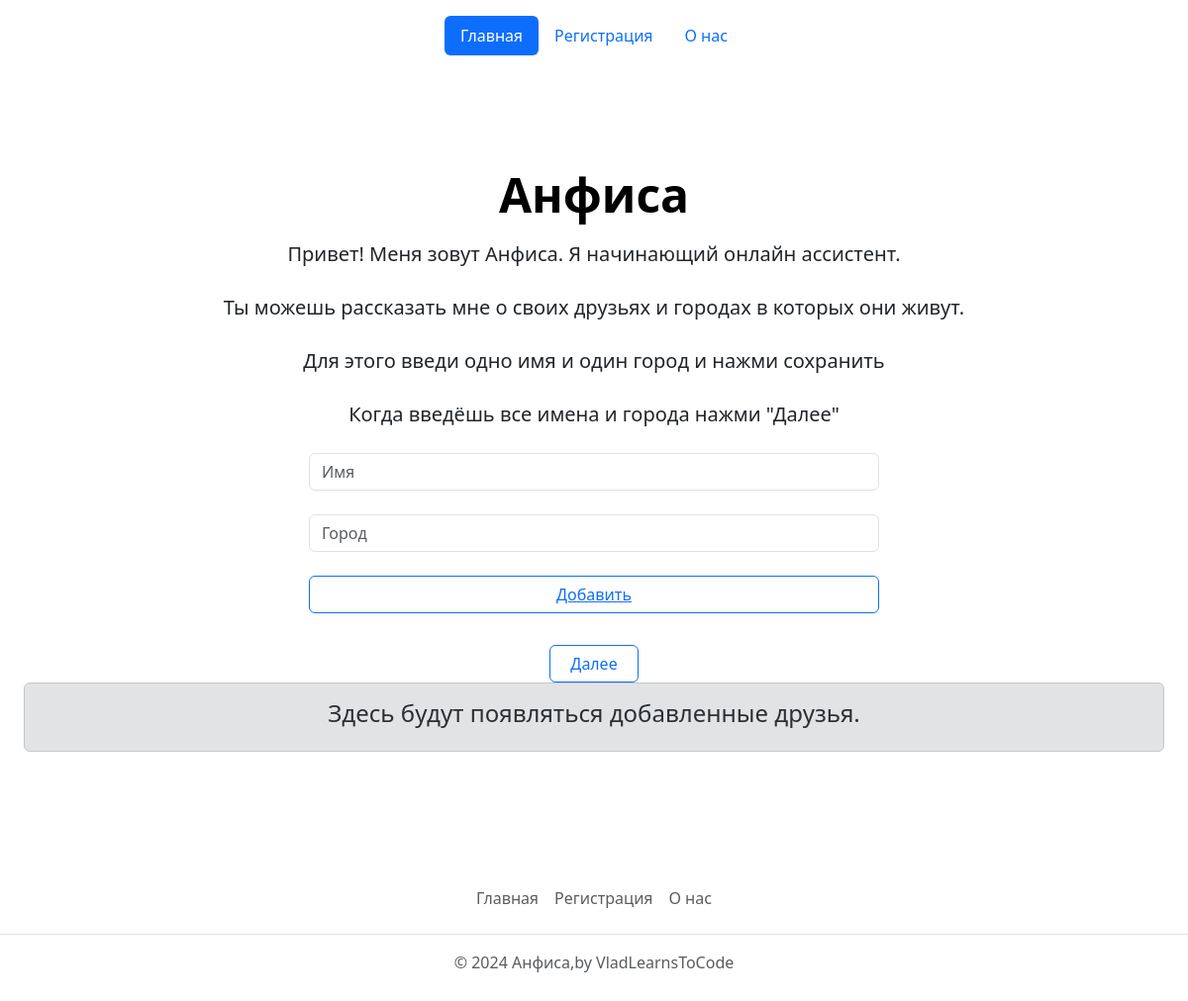
/, run on an earlier commit of the app's database.
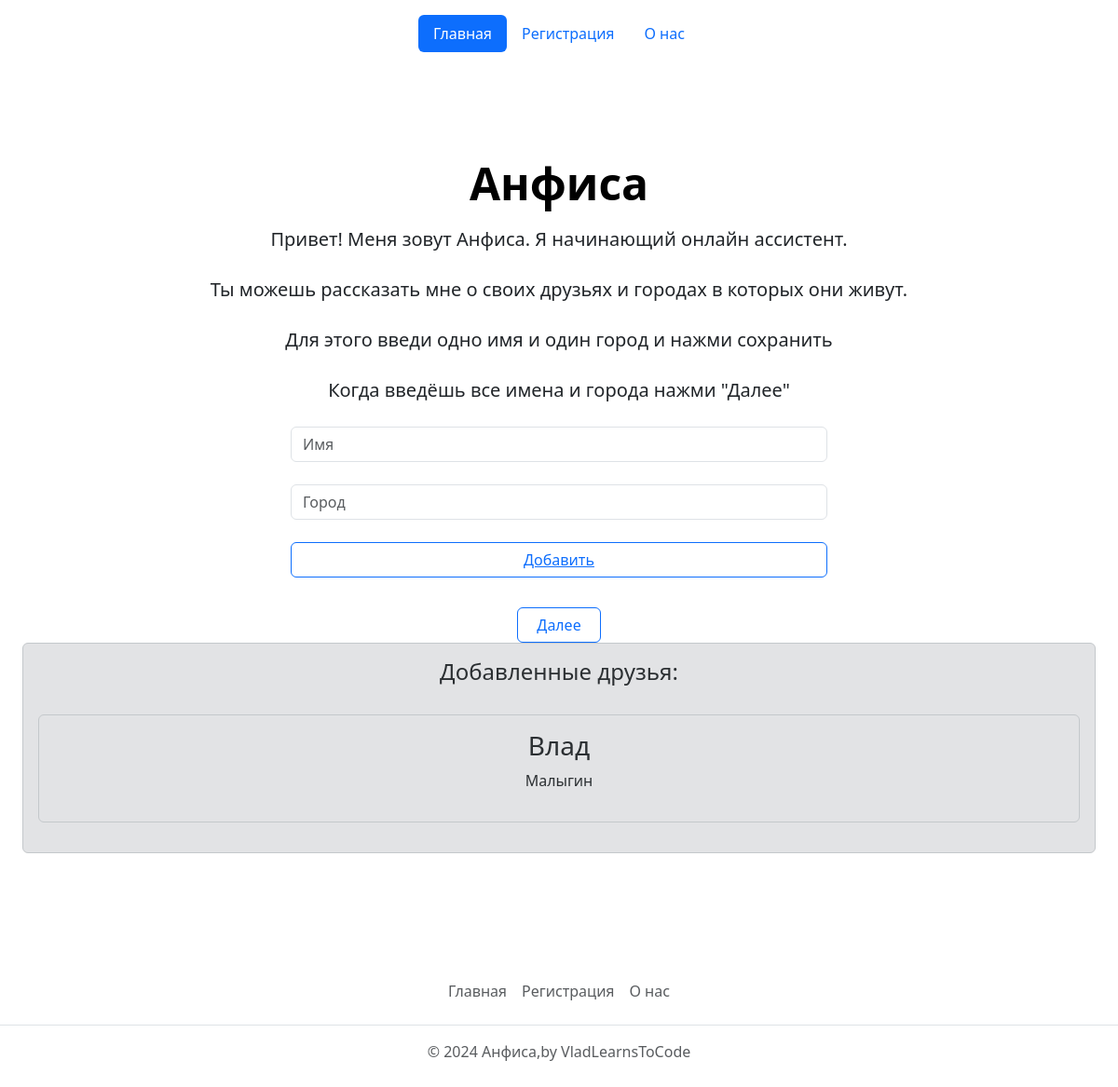
And on a later commit of the database.
### AnfisaQuery/models.py (models this page shows, shortened)
class AnfisaDatabase(models.Model):
    name = models.CharField('Имя', max_length=50)
    city = models.CharField('Город', max_length=50)
    class Meta:
        verbose_name = 'Имя'
        verbose_name_plural = 'Имена'

### AnfisaQuery/views.py (the view)
# urls.py: path('', views.index, name='index'),
def index(request):
    names = AnfisaDatabase.objects.order_by('-id')
    if request.method == 'POST':
        form = AnfisaDatabaseForm(request.POST)
        if form.is_valid():
            form.save()
        else:
            'Форма была неверной, попробуйте ещё раз'
    form = AnfisaDatabaseForm()
    context = {
        'form': form,
        'title': 'Анфиса',
        'names': names,
    }
    return render(request, 'AnfisaQuery/main_template.html', context)

### AnfisaQuery/forms.py
class AnfisaDatabaseForm(ModelForm):
    class Meta:
        model = AnfisaDatabase
        fields = ['name', 'city']
        widgets = {
            "name": TextInput(attrs={
                'class': 'form-control',
                'placeholder': 'Имя'
            }),
            "city": TextInput(attrs={
                'class': 'form-control',
                'placeholder': 'Город'
            }),
        }

### AnfisaQuery/templates/AnfisaQuery/main_template.html (shortened to what this page needs)
{% extends 'AnfisaQuery/base.html' %}
{% block content %}
       <h1 class="display-5 fw-bold text-body-emphasis">Анфиса</h1>
    <p class="col-lg-6 mx-auto">
      <p class="lead mb-4">Привет! Меня зовут Анфиса. Я начинающий онлайн ассистент.  </p>
    <p class="lead mb-4"> Ты можешь рассказать мне о своих друзьях и городах в которых они живут.</p>
    <p class="lead mb-4"> Для этого введи одно имя и один город и нажми сохранить </p>
    <p class="lead mb-4"> Когда введёшь все имена и города нажми "Далее" </p>
      <div class="d-grid gap-2 d-sm-flex justify-content-sm-center">
        <div class="col-sm-6">
<form method="post">
    {{ form.name }}<br>
    {{ form.city }}<br>
    <a class="col-sm-6">
        <div class="d-grid gap-2">
            <button class="btn btn-outline-primary" type="submit">Добавить</button><br>
        </div>
    </a>
</form>
    </div>
  </div>
<li class="btn btn-outline-primary"><a href="query" class="nav-link active px-2 text-body-primary">Далее</a></li></a><br>
<div class = 'alert alert-secondary'>
    {% if names  %}
    <h4>Добавленные друзья:</h4><br>
      {% for el in names %}
        <div class = 'alert alert-secondary'>
        <h3>{{ el.name }}</h3>
        <p>{{ el.city }}</p>
        </div>
        {% endfor %}
    {% else %}
        <h4>Здесь будут появляться добавленные друзья.</h4>
    {% endif %}
</div>
{% endblock %}
{% block activeindex%}"nav-link active"
{% endblock %}
{% block activelogin%}"nav-link"
{% endblock %}
{% block activeabout%}"nav-link"
{% endblock %}

What changed in the data, as far as the page shows it:
added AnfisaDatabase: name "Влад", city "Малыгин"
Also different on the page:
text no longer shown: "Здесь будут появляться добавленные друзья."
text now shown: "Добавленные друзья:"
